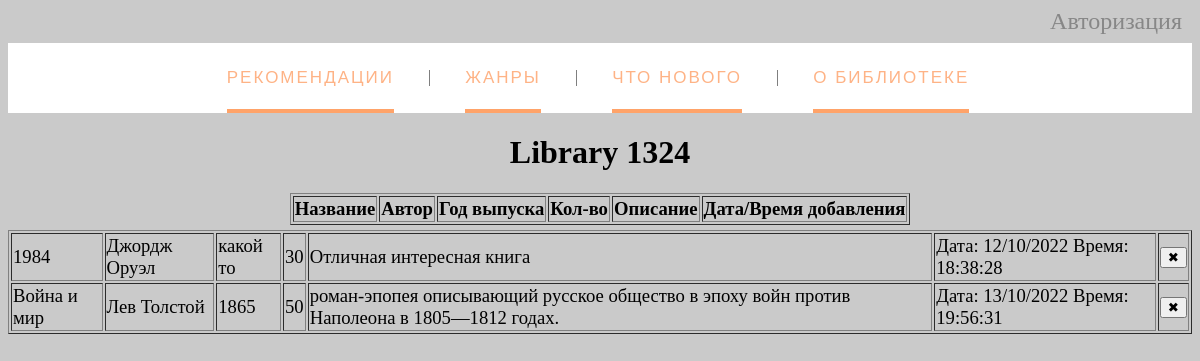
The page /booklist on the database as committed earlier.
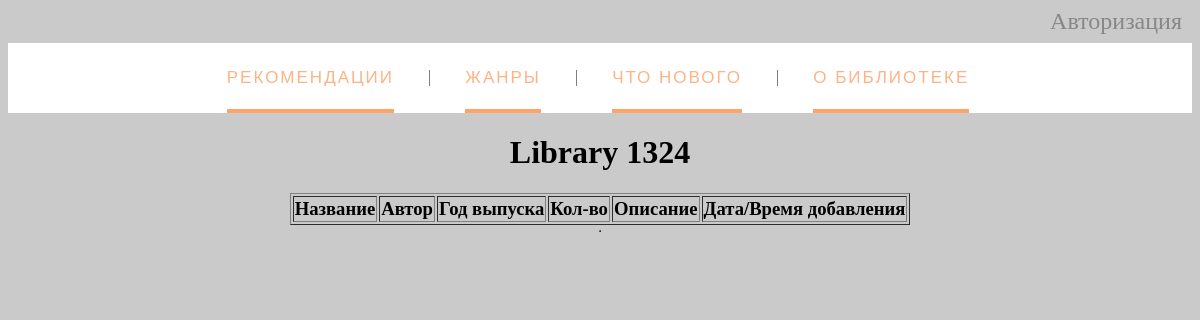
The same page on the database as committed later.
### tables this page shows
CREATE TABLE mainmenu (
id integer PRIMARY KEY AUTOINCREMENT,
title next NOT NULL,
url text NOT NULL
);

CREATE TABLE "books" (
	"id"	integer,
	"btitle"	text NOT NULL,
	"author"	text NOT NULL,
	"year"	integer NOT NULL,
	"number"	integer NOT NULL,
	"descript"	text NOT NULL,
	"dt_string"	text NOT NULL,
	PRIMARY KEY("id" AUTOINCREMENT)
);

### flsite.py (the view)
@app.route('/booklist', methods=["POST", "GET"])
def booklist():
    db = get_db()
    dbase = FDataBase(db)
    cur = db.cursor()
    sql = """SELECT * FROM books"""
    cur.execute(sql)
    results = cur.fetchall()
    if request.method == 'POST':
        print(request.form['id'])
        com_del = request.form['id']
        dbase.delete_book(com_del)
    else:
        pass
    return render_template('booklist.html', menu=dbase.getMenu(), restrictions=results)

### FDataBase.py (called while the page is built)
    def getMenu(self):
        sql = '''SELECT * FROM mainmenu'''
        try:
            self.__cur.execute(sql)
            res = self.__cur.fetchall()
            if res:
                return res
        except:
            print('Ошибка чтения БД')
        return []

### flsite.py (called while the page is built)
def connect_db():
    conn = sqlite3.connect(app.config['DATABASE'])
    conn.row_factory = sqlite3.Row
    return conn

def get_db():
    if not hasattr(g, 'link_dv'):
        g.link_db = connect_db()
    return g.link_db

@app.teardown_appcontext
def closed_db(error):
    if hasattr(g, 'link_db'):
        g.link_db.close()

### templates/booklist.html (shortened to what this page needs)
{% extends 'base.html' %}
{% block content %}
{{ super() }}
<table border="1px"  >
    <tr class="header">
        <td>Название</td>
        <td>Автор</td>
        <td>Год выпуска</td>
        <td>Кол-во</td>
        <td>Описание</td>
        <td>Дата/Время добавления</td>
    </tr>
</table>
<table border="1px">
{% for row in restrictions %}
    <tr>
        <td>{{row["btitle"]}}</td>
        <td>{{row["author"]}}</td>
        <td>{{row["year"]}}</td>
        <td>{{row["number"]}}</td>
        <td>{{row["descript"]}}</td>
        <td>{{row["dt_string"]}}</td>
        <td>
            <form action="/booklist" method="POST">
                <button name='id' value='{{row["id"]}}' >✖</button>
            </form>
        </td>
    </tr>
{% endfor %}
</table>
{% endblock %}

### templates/base.html (shortened to what this page needs)
<!DOCTYPE html>
<html lang="ru">
<head>
    <link rel="stylesheet" href ="{{ url_for('static', filename='styles.css' )}}" type="text/css" >
</head>
<body>
    <div class="login"><a href="auth">Авторизация</a></div>
    <nav>
        {% block content -%}
            {%- block menu_main -%}
        <ul class="menu-main" >
            {% for m in menu %}
            <li><a href="{{m.url}}" class="current">{{m.title}}</a></li>
            {% endfor %}
        </ul>
            {% endblock menu_main -%}
    </nav>
    <div class="content">
        {% if title -%}
    <h1 class="title">{{title}}</h1>
        {% else -%}
    <h1 class="title">Library 1324</h1>
        {% endif %}
        {% endblock -%}
    </div>
</body>
</html>

### static/styles.css (style rules this page uses)
body { background: rgb(202, 202, 202); }
.menu-main { list-style: none; margin: 8px 0 5px; padding: 25px 0 5px; text-align: center; background: white; }
.menu-main li { display: inline-block; }
.menu-main li:after { content: "|"; color: #606060; display: inline-block; vertical-align:top; }
.menu-main li:last-child:after { content: none; }
.menu-main a { text-decoration: none; font-family: 'Ubuntu Condensed', sans-serif; letter-spacing: 2px; position: relative; padding-bottom: 20px; margin: 0 34px 0 30px; font-size: 17px; text-transform: uppercase; display: inline-block; transition: color .2s; }
.menu-main a, .menu-main a:visited { color: #9d999d; }
.menu-main a.current, .menu-main a:hover { color: #feb386; }
.menu-main a:before, .menu-main a:after { content: ""; position: absolute; height: 4px; top: auto; right: 50%; bottom: -5px; left: 50%; background: #ffa369; transition: .8s; }
.menu-main .current:before { left: 0; }
.menu-main .current:after { right: 0; }
.login { text-align: right; margin-right: 10px; font-size: 18pt; }
.login a { text-decoration: none; color: rgb(135, 135, 135); }
.title { text-align: center; }

### templates/booklist.html (style rules this page uses)
table { margin: auto; margin-bottom: 5px; font-size: 14pt; }
.header { font-weight:700; }

Rows that differ between the two databases and show on the page:
removed books: btitle "1984", author "Джордж Оруэл", year "какой то", number "30", descript "Отличная интересная книга", dt_string "Дата: 12/10/2022 Время: 18:38:28", {{ row["id"] }} 2 (drawn)
removed books: btitle "Война и мир", author "Лев Толстой", year "1865", number "50", descript "роман-эпопея описывающий русское общество в эпоху войн против Наполеона в 1805—1812 годах.", dt_string "Дата: 13/10/2022 Время: 19:56:31", {{ row["id"] }} 3 (drawn)
